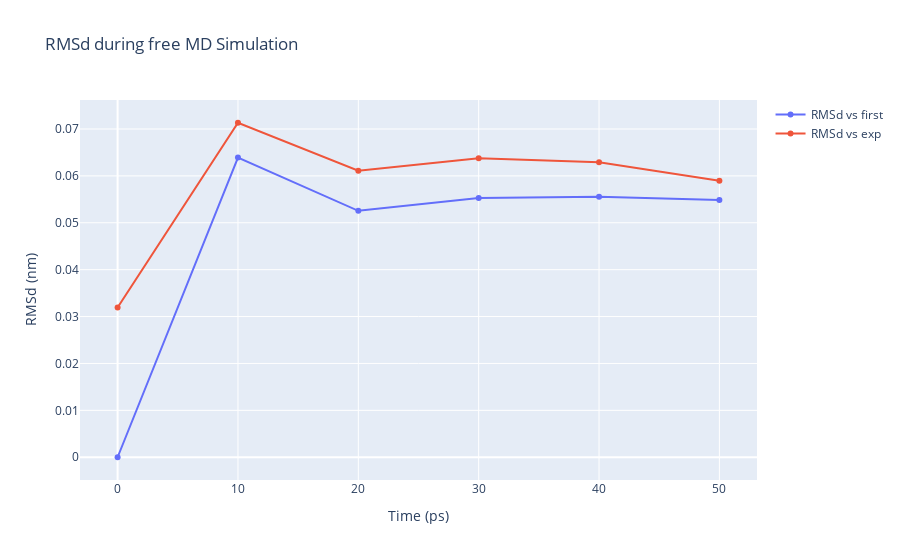

Notebook code cell kept with this figure:
### Code cell
import plotly
import plotly.graph_objs as go

# Read RMS vs first snapshot data from file 
with open(output_rms_first,'r') as rms_first_file:
    x,y = map(
        list,
        zip(*[
            (float(line.split()[0]),float(line.split()[1]))
            for line in rms_first_file 
            if not line.startswith(("#","@")) 
        ])
    )

# Read RMS vs experimental structure data from file 
with open(output_rms_exp,'r') as rms_exp_file:
    x2,y2 = map(
        list,
        zip(*[
            (float(line.split()[0]),float(line.split()[1]))
            for line in rms_exp_file
            if not line.startswith(("#","@")) 
        ])
    )
    
trace1 = go.Scatter(
    x = x,
    y = y,
    name = 'RMSd vs first'
)

trace2 = go.Scatter(
    x = x,
    y = y2,
    name = 'RMSd vs exp'
)

data = [trace1, trace2]

plotly.offline.init_notebook_mode(connected=True)

fig = ({
    "data": data,
    "layout": go.Layout(title="RMSd during free MD Simulation",
                        xaxis=dict(title = "Time (ps)"),
                        yaxis=dict(title = "RMSd (nm)")
                       )
})

plotly.offline.iplot(fig)

### Figure 1 — Plotly figure (JSON) as saved in the notebook; plotly's stock layout.template omitted (floating-point values rounded to 4 significant figures)
{"data": [{"name": "RMSd vs first", "type": "scatter", "x": [0, 10, 20, 30, 40, 50], "y": [1e-07, 0.06391, 0.05254, 0.05528, 0.05554, 0.05484]}, {"name": "RMSd vs exp", "type": "scatter", "x": [0, 10, 20, 30, 40, 50], "y": [0.03192, 0.07133, 0.06108, 0.06373, 0.06289, 0.05897]}], "layout": {"title": {"text": "RMSd during free MD Simulation"}, "xaxis": {"title": {"text": "Time (ps)"}}, "yaxis": {"title": {"text": "RMSd (nm)"}}}}
